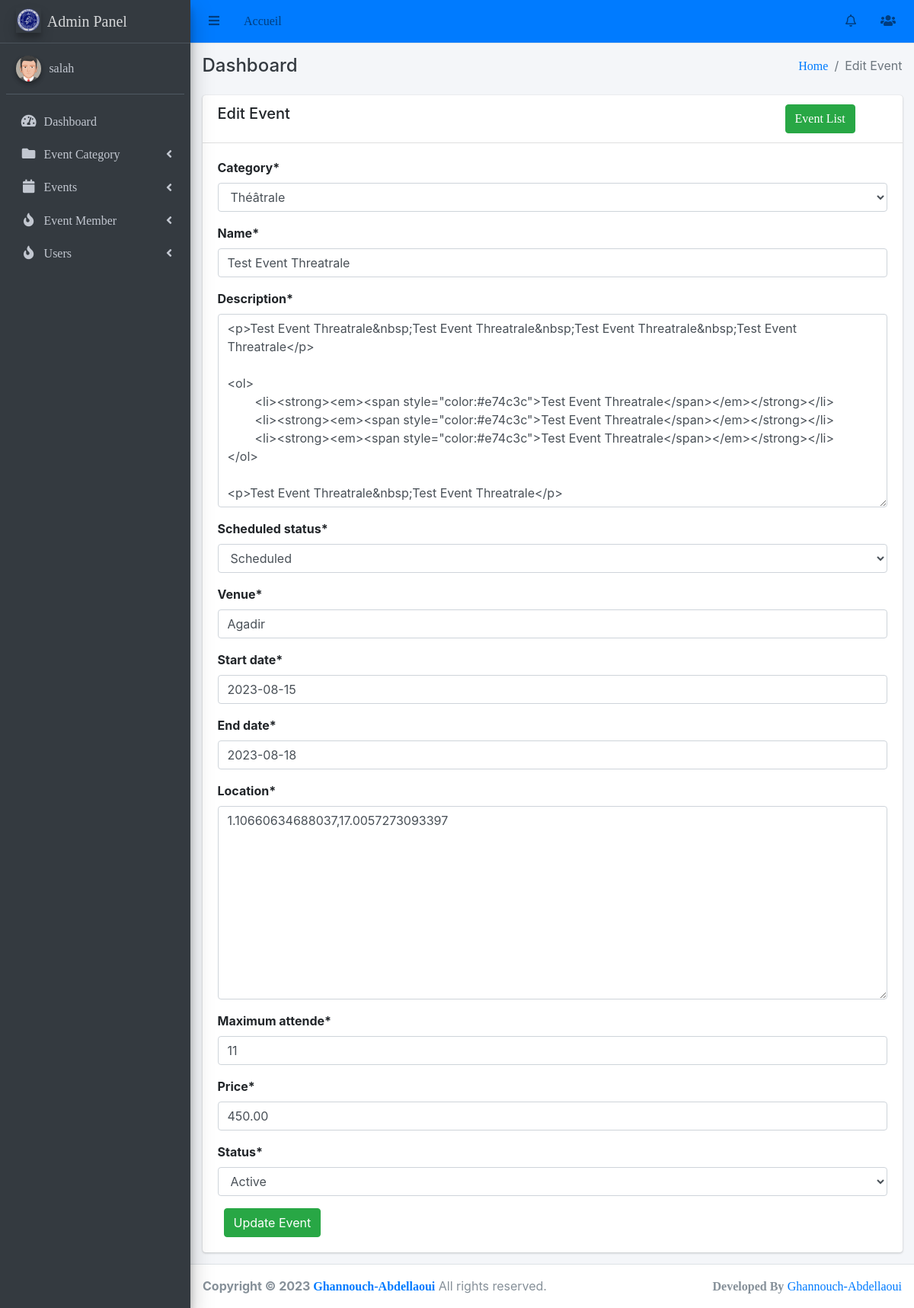
Screenshot of /events/event/10/edit/ (signed in) with the database file from the repository.
### events/models.py (models this page shows, shortened)
class Event(models.Model):
    category = models.ForeignKey(EventCategory, on_delete=models.CASCADE)
    name = models.CharField(max_length=255, unique=True)
    description = RichTextUploadingField()
    job_category = models.ForeignKey(JobCategory, on_delete=models.CASCADE)
    select_scheduled_status = (
        ('yet to scheduled', 'Yet to Scheduled'),
        ('scheduled', 'Scheduled')
    )
    scheduled_status = models.CharField(max_length=25, choices=select_scheduled_status)
    venue = models.CharField(max_length=255)
    start_date = models.DateField()
    end_date = models.DateField()
    location = LocationField()
    maximum_attende = models.PositiveIntegerField()
    created_user = models.ForeignKey('auth.User', on_delete=models.CASCADE, null=True, blank=True, related_name='event_created_user')
    updated_user = models.ForeignKey('auth.User', on_delete=models.CASCADE, blank=True, null=True, related_name='event_updated_user')
    created_date = models.DateField(auto_now_add=True)
    updated_date = models.DateField(auto_now_add=True)
    last_updated = models.DateTimeField(auto_now=True)
    status_choice = (
        ('disabled', 'Disabled'),
        ('active', 'Active'),
        ('deleted', 'Deleted'),
        ('time out', 'Time Out'),
        ('completed', 'Completed'),
        ('cancel', 'Cancel'),
    )
    status = models.CharField(choices=status_choice, max_length=10)
    price = models.DecimalField(max_digits=8, decimal_places=2,null=True)
    ticket = models.OneToOneField(Ticket, on_delete=models.CASCADE, null=True,  blank=True)

class EventCategory(models.Model):
    name = models.CharField(max_length=255, unique=True)
    code = models.CharField(max_length=6, unique=True)
    created_user = models.ForeignKey('auth.User', on_delete=models.CASCADE, related_name='created_user')
    updated_user = models.ForeignKey('auth.User', on_delete=models.CASCADE, related_name='updated_user')
    created_date = models.DateField(auto_now_add=True)
    updated_date = models.DateField(auto_now_add=True)
    status_choice = (
        ('active', 'Active'),
        ('deleted', 'Deleted'),
        ('blocked', 'Blocked'),
    )
    status = models.CharField(choices=status_choice, max_length=10)
    def __str__(self):
        return self.name

### events/views.py (the view, shortened to what this page needs)
# urls.py: path('event/<int:pk>/edit/', EventUpdateView.as_view(), name='event-edit'),
class EventUpdateView(LoginRequiredMixin, UpdateView):
    login_url = 'login'
    model = Event
    fields = ['category', 'name', 'description', 'scheduled_status', 'venue', 'start_date', 'end_date', 'location', 'maximum_attende','price', 'status']
    template_name = 'events/edit_event.html'

### main/templates/events/edit_event.html (shortened to what this page needs)
{% extends 'base/base.html' %}
{% block breadcrumb %}Edit Event{% endblock breadcrumb %}
{% load crispy_forms_tags %}
{% block extrahead %}
    <link href='https://api.mapbox.com/mapbox-gl-js/v1.11.0/mapbox-gl.css' rel='stylesheet' />
    {% load mapbox_location_field_tags %}
{% endblock extrahead %}
{% block content %}
    <div class="row">
        <div class="col-md-12">
            <div class="card">
                <div class="card-header">
                    <div class="row">
                        <div class="col-md-10">
                            <h5>Edit Event</h5>
                        </div>
                        <div class="col-md-2">
                            <a class="btn btn-success" href="{% url 'admin_events:event-list' %}">Event List</a>
                        </div>
                    </div>
                </div>
                <div class="card-body">
                    <form method="post" enctype="multipart/form-data">
                        {{ form|crispy  }}
                        <button class="btn btn-success ml-2" type="submit">Update Event</button>
                    </form>
                </div>
            </div>
        </div>
    </div>
{% endblock content %}

### main/templates/base/sidebar.html (shortened to what this page needs)
{% load static %}
<aside class="main-sidebar sidebar-dark-primary elevation-4">
    <a href="#" class="brand-link">
      <img src="{% static 'img/logo.png' %}" alt="Logo" class="brand-image elevation-3"
           style="opacity: .8">
          <span class="brand-text font-weight-light">Admin Panel</span>
    </a>
    <div class="sidebar">
      <div class="user-panel mt-3 pb-3 mb-3 d-flex">
        <div class="image">
          <img src="{% static 'img/avatar5.png' %}" class="img-circle elevation-2" alt="User Image">
        </div>
        <div class="info">
          <a href="{% url 'admin_events:list_user' %}" class="d-block">{{request.user}}</a>
        </div>
      </div>
      <nav class="mt-2">
        <ul class="nav nav-pills nav-sidebar flex-column" data-widget="treeview" role="menu" data-accordion="false">
          <li class="nav-item">
            <a href="{% url 'dashboard' %}" class="nav-link">
              <i class="nav-icon fas fa-tachometer-alt"></i>
              <p>
                Dashboard
              </p>
            </a>
          </li>
          <li class="nav-item has-treeview menu-close">
            <a href="#" class="nav-link">
              <i class="nav-icon fas fa-folder"></i>
              <p>
                Event Category
                <i class="right fas fa-angle-left"></i>
              </p>
            </a>
          </li>
          <li class="nav-item has-treeview menu-close">
            <a href="#" class="nav-link">
              <i class="nav-icon fas fa-calendar"></i>
              <p>
                Events
                <i class="right fas fa-angle-left"></i>
              </p>
            </a>
          </li>
          <li class="nav-item has-treeview menu-close">
            <a href="#" class="nav-link">
              <i class="nav-icon fas fa-fire"></i>
              <p>
                Event Member
                <i class="right fas fa-angle-left"></i>
              </p>
            </a>
          </li>
          <li class="nav-item has-treeview menu-close">
            <a href="#" class="nav-link">
              <i class="nav-icon fas fa-fire"></i>
              <p>
                Users
                <i class="right fas fa-angle-left"></i>
              </p>
            </a>
          </li>
        </ul>
      </nav>
    </div>
  </aside>

### rows the page displays
Event: category "Théâtrale", description "<p>Test Event Threatrale&nbsp;Test Event Threatrale&nbsp;Test Event Threatrale&nbsp;Test Event Threatrale</p> <ol> <li><strong><em><span style=\"color:#e74c3c\">Test Event Threatrale</span></em></strong></li> <li><strong><em><span style=\"color:#e74c3c\">Test Event Threatrale</span></em></strong></li> <li><strong><em><span style=\"color:#e74c3c\">Test Event Threatrale</span></em></strong></li> </ol> <p>Test Event Threatrale&nbsp;Test Event Threatrale</p>", scheduled_status "Scheduled", venue "Agadir", start_date "2023-08-15", end_date "2023-08-18", location "1.10660634688037,17.0057273093397", maximum_attende "11", price "450.00", status "Active"
EventCategory: name "Test Event Threatrale"

### other values shown
{{ request.user }} "salah"
